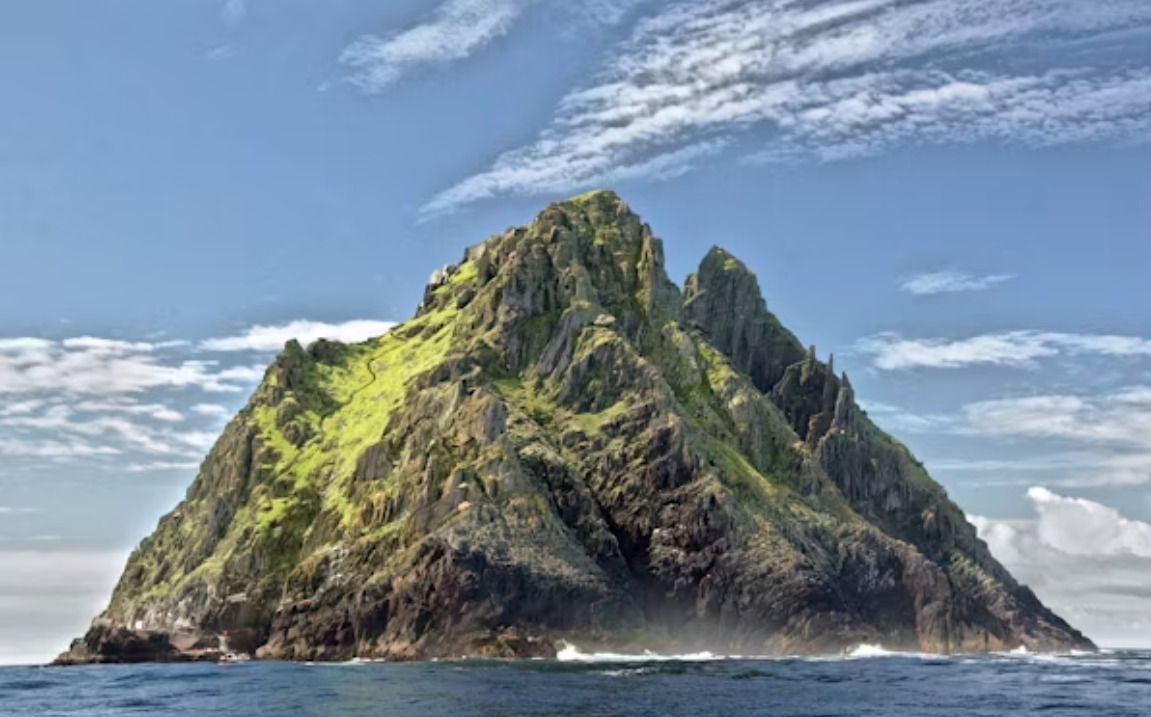
#> input picture data/sample.jpg, 1151 x 717 px
$ python Question_1.py
#> lines starting #> are read from the running program, lines starting #| are printed output that depends on the picture
# ---------------------------------------------------------
# Name : Wijerathna W.M.M.T.
# Reg No: EG/2020/4291
# Take Home Assignment 1
# Question 1
# ---------------------------------------------------------
import cv2
import numpy as np

# Read the image in gray mode
image = cv2.imread('data/sample.jpg', cv2.IMREAD_GRAYSCALE)
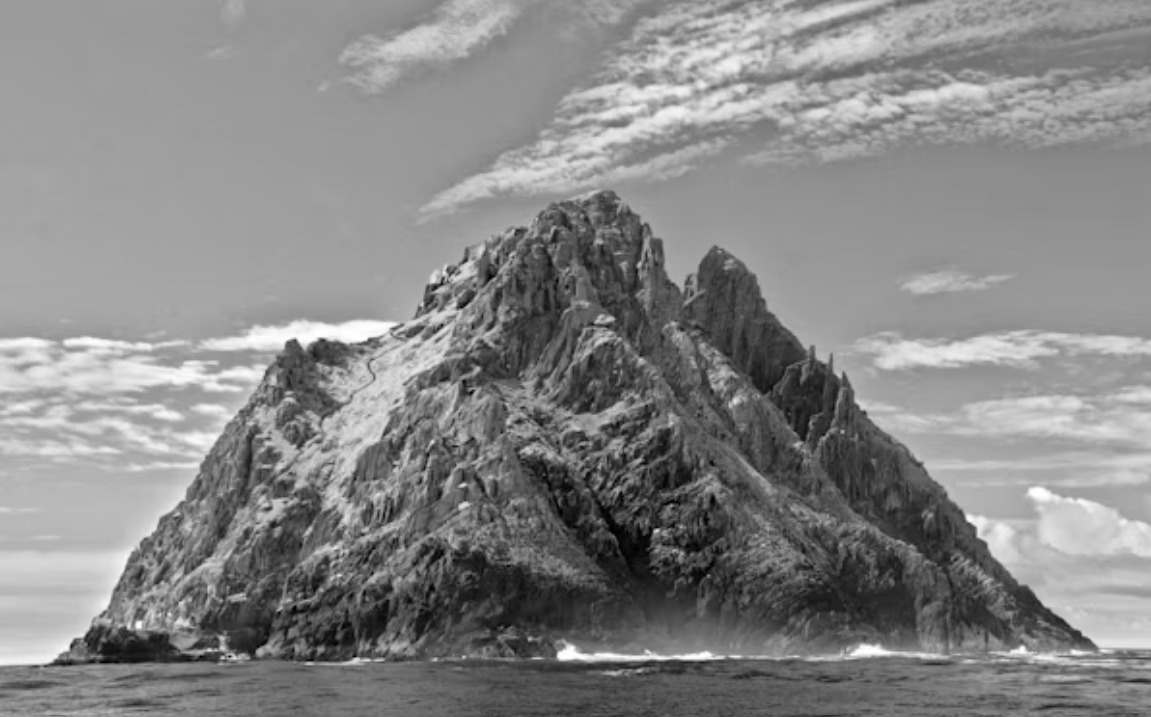
#> image: shape (717, 1151); min 0, max 255, mean 134.5

# Make a window to show the image
window_name = 'Intensity Adjustment'
cv2.namedWindow(window_name, cv2.WINDOW_NORMAL)
cv2.resizeWindow(window_name, 640, 480)

# Set the trackbar range
max_intensity = 8
initial_intensity = 3
current_intensity = initial_intensity

# This function is called when the trackbar is changed
def update_intensity(value):
#> called with value = 3
    global current_intensity
    current_intensity = 2 ** (8 - value)

    # Reduce the image by dividing its pixel values
    img_reduced = np.uint8(np.floor(np.double(image) / (current_intensity)))
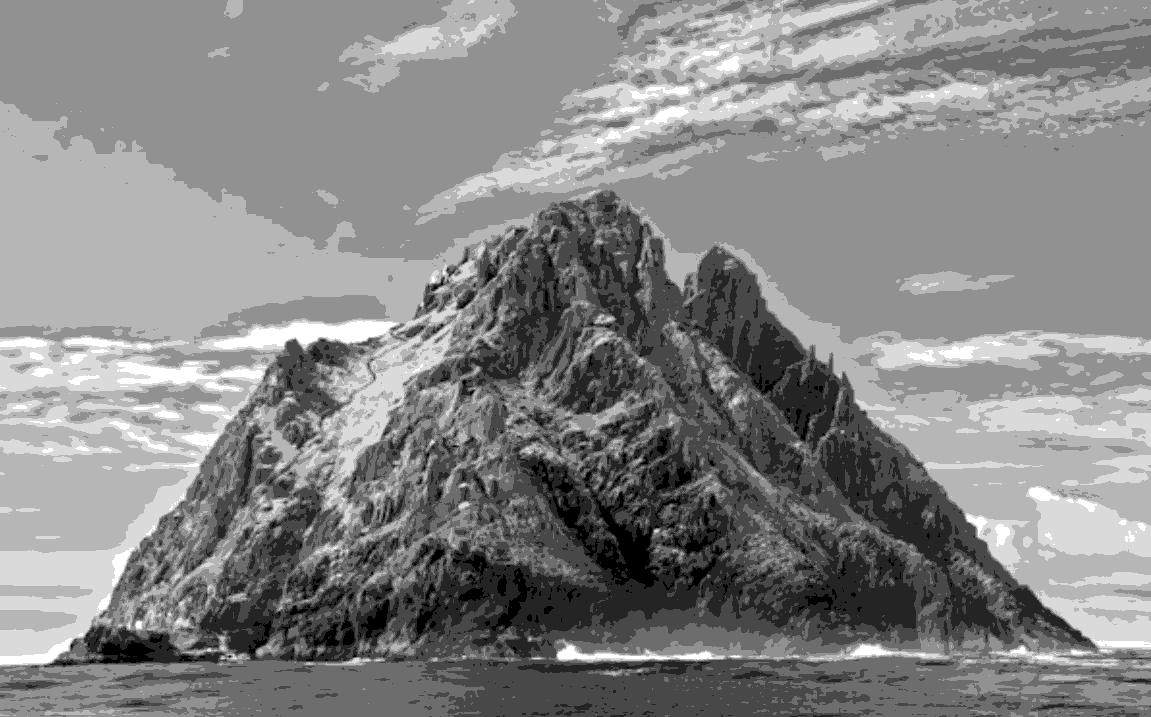
#> img_reduced: shape (717, 1151); min 0, max 7, mean 3.7; drawn with min black and max white

    # Make the new image fit between 0 and 255
    updated_image = cv2.normalize(img_reduced, None, 0, 255, norm_type=cv2.NORM_MINMAX)

    # Show the updated image
    cv2.imshow(window_name, updated_image)

# Add a trackbar to the window
cv2.createTrackbar('Intensity', window_name, initial_intensity, max_intensity, update_intensity)

# Show the original image
cv2.imshow(window_name, image)

# Wait for any key to be pressed, then close the window
cv2.waitKey(0)
cv2.destroyAllWindows()
